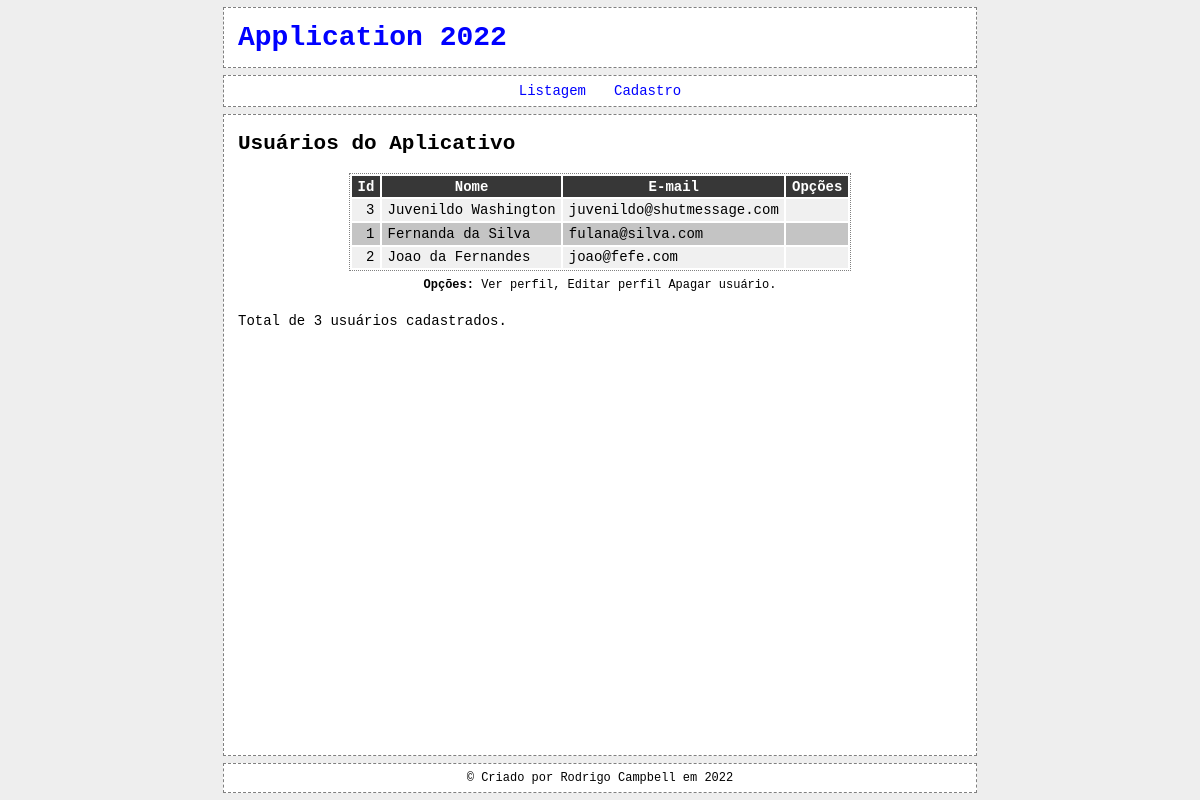
The page / on the database its author committed.
### tables this page shows
CREATE TABLE users (
   user_id INT PRIMARY KEY NOT NULL AUTO_INCREMENT,
 user_name VARCHAR (200) NOT NULL,
 user_date TIMESTAMP DEFAULT CURRENT_TIMESTAMP,
 user_password VARCHAR (200) NOT NULL,
 user_email VARCHAR (200) NOT NULL,
user_birth DATE NOT NULL, 
 user_avatar VARCHAR (200) NOT NULL,
 user_bio TEXT,
  user_type ENUM('admin', 'author', 'moderator','user'),
  user_status ENUM('on', 'off', 'deleted') DEFAULT 'on');

### page/home.php (the view, shortened to what this page needs)
<?php
$page_content = "<h2>Usuários do Aplicativo</h2>";
$sql = "SELECT user_id, user_name, user_email FROM users WHERE user_status != 'deleted' ORDER BY user_date DESC;";
$res = $conn->query($sql);
$total = $res->num_rows;
if ($total > 0) {
    $page_content .= <<<HTML
<div class="list-overflow">
    <table class="user-list">
        <tr>
            <th>Id</th>
            <th>Nome</th>
            <th>E-mail</th>
            <th>Opções</th>
        </tr>
HTML;
    while ($user = $res->fetch_assoc()) :
        $page_content .= <<<HTML
    <tr>
        <td>{$user['user_id']}</td>
        <td>{$user['user_name']}</td>
        <td>{$user['user_email']}</td>
        <td>
            <a title="Ver perfil de {$user['user_name']}." href="/?p=view&u={$user['user_id']}"><i class="fa-solid fa-address-card fa-fw"></i></a>
            <a class="user-edt" title="Editar perfil de {$user['user_name']}." href="/?p=edit&u={$user['user_id']}"><i class="fa-solid fa-pen-to-square fa-fw"></i></a>
            <a title="Apagar perfil de {$user['user_name']}." href="/?p=delete&u={$user['user_id']}"><i class="fa-solid fa-trash-can fa-fw"></i></a>
        </td>
    </tr>
HTML;
    endwhile;
    $page_content .= <<<HTML
    </table>
    <div class="options">
        <strong>Opções: </strong>
        <i class="fa-solid fa-address-card fa-fw"></i> Ver perfil,
        <i class="fa-solid fa-pen-to-square fa-fw"></i>Editar perfil
        <i class="fa-solid fa-trash-can fa-fw"></i>Apagar usuário.
    </div>
</div>
<p>Total de ${total} usuários cadastrados.</p>
HTML;
} else {
    $page_content .= "<p>Nenhum usuário foi encontrado.</p>";
}
?>

### index.php (shortened to what this page needs)
<?php
require('config/_config.php');
if (isset($_GET['p']))
    $page = htmlspecialchars(trim(strtolower($_GET['p'])));
else
    $page = 'home';
require('page/' . $page . '.php');
if (file_exists('css/' . $page . '.css'))
    $page_css = '<link rel="stylesheet" href="css/' . $page . '.css">';
else
    $page_css = '';
?>
<!DOCTYPE html>
<html>
<head>
    <link rel="stylesheet" href="css/style.css">
    <?php
    echo $page_css;
    ?>
</head>
<body>
    <div class="wrap">
        <header>
            <h1>
                <a href="/">
                Application 2022 </a>
            </h1>
        </header>
        <nav>
            <a href="/">Listagem</a>
            <a href="/?p=new">Cadastro</a>
        </nav>
        <main>
            <?php
            echo $page_content;
            ?>
        </main>
        <footer>&copy; Criado por Rodrigo Campbell em 2022</footer>
    </div>
</body>
</html>

### css/style.css (style rules this page uses)
* { box-sizing: border-box; outline: none; }
html, body { position: relative; width: 100%; height: 100%; margin: 0; padding: 0; font-size: 14px; font-family: monospace; }
body { background: #eee; }
a { color: blue; text-decoration: none; }
.wrap { position: relative; width: 100%; height: 100%; max-width: 768px; margin: auto; display: flex; flex-direction: column; padding: .5rem; overflow: auto; }
header, nav, main, footer { border: 1px dashed grey; background: white; }
nav, main, footer { margin-top: .5rem; }
header h1 { margin: 1rem; }
nav { display: flex; align-items: center; justify-content: center; }
nav a { padding: .5rem 1rem; }
main { padding: 0 1rem; flex-grow: 1; }
footer { padding: .5rem; text-align: center; font-size: small; }

### css/home.css (style rules this page uses)
.list-overflow { overflow-x: auto; }
.user-list { border-spacing: .15rem; border-collapse: separate; border: 1px dotted grey; margin: auto; }
.user-list th { background: rgb(55, 55, 55); color: white; }
.user-list th, .user-list td { padding: .2rem .4rem; white-space: nowrap; }
.user-list tr:nth-child(even) td { background: rgb(240, 240, 240); }
.user-list tr:nth-child(odd) td { background: rgb(196, 196, 196); }
.user-list tr td:first-child { text-align: right; }
.user-list tr td:last-child { text-align: center; }
.user-edt { padding-left: .45rem; padding-right: .25rem; }
.options { text-align: center; padding: .5rem 0; font-size: small; white-space: nowrap; }

### rows shown on the page
users: user_id "3", user_name "Juvenildo Washington", user_email "juvenildo@shutmessage.com"
users: user_id "1", user_name "Fernanda da Silva", user_email "fulana@silva.com"
users: user_id "2", user_name "Joao da Fernandes", user_email "joao@fefe.com"

### other values the page prints
total "3"
